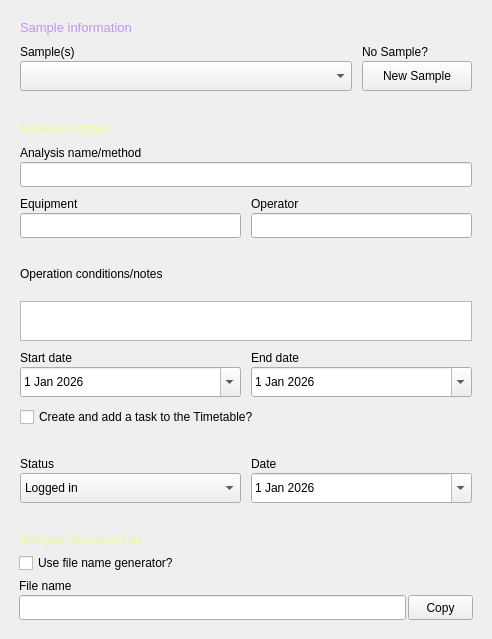
                  <widget class="QWidget" name="scrollAreaWidgetContents">
                   <property name="geometry">
                    <rect>
                     <x>0</x>
                     <y>-64</y>
                     <width>492</width>
                     <height>639</height>
                    </rect>
                   </property>
                   <layout class="QVBoxLayout" name="verticalLayout_19">
                    <property name="spacing">
                     <number>10</number>
                    </property>
                    <property name="leftMargin">
                     <number>10</number>
                    </property>
                    <property name="topMargin">
                     <number>10</number>
                    </property>
                    <property name="rightMargin">
                     <number>10</number>
                    </property>
                    <property name="bottomMargin">
                     <number>10</number>
                    </property>
                    <item>
                     <widget class="QFrame" name="bgSample">
                      <property name="frameShape">
                       <enum>QFrame::NoFrame</enum>
                      </property>
                      <property name="frameShadow">
                       <enum>QFrame::Raised</enum>
                      </property>
                      <layout class="QVBoxLayout" name="verticalLayout_15">
                       <property name="spacing">
                        <number>10</number>
                       </property>
                       <property name="leftMargin">
                        <number>10</number>
                       </property>
                       <property name="topMargin">
                        <number>10</number>
                       </property>
                       <property name="rightMargin">
                        <number>10</number>
                       </property>
                       <property name="bottomMargin">
                        <number>10</number>
                       </property>
                       <item>
                        <widget class="QLabel" name="sampleTitle">
                         <property name="styleSheet">
                          <string notr="true">color: #BD93F9; font: 10pt;



</string>
                         </property>
                         <property name="text">
                          <string>Sample information</string>
                         </property>
                        </widget>
                       </item>
                       <item>
                        <layout class="QHBoxLayout" name="horizontalLayout_11">
                         <property name="spacing">
                          <number>10</number>
                         </property>
                         <item>
                          <layout class="QVBoxLayout" name="verticalLayout_2">
                           <property name="spacing">
                            <number>2</number>
                           </property>
                           <item>
                            <widget class="QLabel" name="label">
                             <property name="minimumSize">
                              <size>
                               <width>90</width>
                               <height>0</height>
                              </size>
                             </property>
                             <property name="styleSheet">
                              <string notr="true"/>
                             </property>
                             <property name="text">
                              <string>Sample(s)</string>
                             </property>
                            </widget>
                           </item>
                           <item>
                            <layout class="QHBoxLayout" name="horizontalLayout_7">
                             <property name="spacing">
                              <number>2</number>
                             </property>
                             <item>
                              <widget class="QComboBox" name="sample">
                               <property name="sizePolicy">
                                <sizepolicy hsizetype="Expanding" vsizetype="Fixed">
                                 <horstretch>0</horstretch>
                                 <verstretch>0</verstretch>
                                </sizepolicy>
                               </property>
                               <property name="minimumSize">
                                <size>
                                 <width>0</width>
                                 <height>30</height>
                                </size>
                               </property>
                               <property name="maximumSize">
                                <size>
                                 <width>16777215</width>
                                 <height>30</height>
                                </size>
                               </property>
                               <property name="cursor">
                                <cursorShape>PointingHandCursor</cursorShape>
                               </property>
                              </widget>
                             </item>
                            </layout>
                           </item>
                          </layout>
                         </item>
                         <item>
                          <layout class="QVBoxLayout" name="verticalLayout_9">
                           <property name="spacing">
                            <number>2</number>
                           </property>
                           <item>
                            <widget class="QLabel" name="label_2">
                             <property name="minimumSize">
                              <size>
                               <width>100</width>
                               <height>0</height>
                              </size>
                             </property>
                             <property name="maximumSize">
                              <size>
                               <width>100</width>
                               <height>16777215</height>
                              </size>
                             </property>
                             <property name="text">
                              <string>No Sample?</string>
                             </property>
                            </widget>
                           </item>
                           <item alignment="Qt::AlignRight">
                            <widget class="QPushButton" name="btn_addSample">
                             <property name="minimumSize">
                              <size>
                               <width>110</width>
                               <height>30</height>
                              </size>
                             </property>
                             <property name="maximumSize">
                              <size>
                               <width>100</width>
                               <height>30</height>
                              </size>
                             </property>
                             <property name="cursor">
                              <cursorShape>PointingHandCursor</cursorShape>
                             </property>
                             <property name="text">
                              <string>New Sample</string>
                             </property>
                             <property name="icon">
                              <iconset resource="../resources/resources.qrc">
                               <normaloff>:/icons/icons/cil-sample.png</normaloff>:/icons/icons/cil-sample.png</iconset>
                             </property>
                            </widget>
                           </item>
                          </layout>
                         </item>
                        </layout>
                       </item>
                      </layout>
                     </widget>
                    </item>
                    <item>
                     <widget class="QFrame" name="bgAnalysis">
                      <property name="frameShape">
                       <enum>QFrame::NoFrame</enum>
                      </property>
                      <property name="frameShadow">
                       <enum>QFrame::Raised</enum>
                      </property>
                      <layout class="QVBoxLayout" name="verticalLayout_16">
                       <property name="spacing">
                        <number>10</number>
                       </property>
                       <property name="leftMargin">
                        <number>10</number>
                       </property>
                       <property name="topMargin">
                        <number>10</number>
                       </property>
                       <property name="rightMargin">
                        <number>10</number>
                       </property>
                       <property name="bottomMargin">
                        <number>10</number>
                       </property>
                       <item>
                        <widget class="QLabel" name="analysisTitle">
                         <property name="styleSheet">
                          <string notr="true">color: #F1FA8C; font: 10pt;</string>
                         </property>
                         <property name="text">
                          <string>Analysis details</string>
                         </property>
                        </widget>
                       </item>
                       <item>
                        <layout class="QVBoxLayout" name="verticalLayout_8">
                         <property name="spacing">
                          <number>2</number>
                         </property>
                         <item>
                          <widget class="QLabel" name="label_3">
                           <property name="minimumSize">
                            <size>
                             <width>90</width>
                             <height>0</height>
                            </size>
                           </property>
                           <property name="text">
                            <string>Analysis name/method</string>
                           </property>
                          </widget>
                         </item>
                         <item>
                          <widget class="QLineEdit" name="analysisName">
                           <property name="minimumSize">
                            <size>
                             <width>0</width>
                             <height>25</height>
                            </size>
                           </property>
                          </widget>
                         </item>
                        </layout>
                       </item>
                       <item>
                        <layout class="QHBoxLayout" name="horizontalLayout_8">
                         <property name="spacing">
                          <number>10</number>
                         </property>
                         <item>
                          <layout class="QVBoxLayout" name="verticalLayout_4">
                           <property name="spacing">
                            <number>2</number>
                           </property>
                           <item>
                            <widget class="QLabel" name="label_4">
                             <property name="text">
                              <string>Equipment</string>
                             </property>
                            </widget>
                           </item>
                           <item>
                            <widget class="QLineEdit" name="equipment">
                             <property name="minimumSize">
                              <size>
                               <width>0</width>
                               <height>25</height>
                              </size>
                             </property>
                            </widget>
                           </item>
                          </layout>
                         </item>
                         <item>
                          <layout class="QVBoxLayout" name="verticalLayout_6">
                           <property name="spacing">
                            <number>2</number>
                           </property>
                           <item>
                            <widget class="QLabel" name="label_5">
                             <property name="text">
                              <string>Operator</string>
                             </property>
                            </widget>
                           </item>
                           <item>
                            <widget class="QLineEdit" name="operator_2">
                             <property name="minimumSize">
                              <size>
                               <width>0</width>
                               <height>25</height>
                              </size>
                             </property>
                            </widget>
                           </item>
                          </layout>
                         </item>
                        </layout>
                       </item>
                       <item>
                        <layout class="QVBoxLayout" name="verticalLayout_7">
                         <property name="spacing">
                          <number>2</number>
                         </property>
                         <item>
                          <widget class="QLabel" name="notes">
                           <property name="minimumSize">
                            <size>
                             <width>90</width>
                             <height>0</height>
                            </size>
                           </property>
                           <property name="text">
                            <string>Operation conditions/notes</string>
                           </property>
                          </widget>
                         </item>
                         <item>
                          <widget class="QTextEdit" name="analysisNotes">
                           <property name="minimumSize">
                            <size>
                             <width>0</width>
                             <height>40</height>
                            </size>
                           </property>
                           <property name="maximumSize">
                            <size>
                             <width>16777215</width>
                             <height>40</height>
                            </size>
                           </property>
                           <property name="cursor" stdset="0">
                            <cursorShape>IBeamCursor</cursorShape>
                           </property>
                          </widget>
                         </item>
                        </layout>
                       </item>
                       <item>
                        <layout class="QHBoxLayout" name="horizontalLayout_9">
                         <property name="spacing">
                          <number>10</number>
                         </property>
                         <item>
                          <layout class="QVBoxLayout" name="verticalLayout_13">
                           <property name="spacing">
                            <number>2</number>
                           </property>
                           <item>
                            <widget class="QLabel" name="label_9">
                             <property name="text">
                              <string>Start date</string>
                             </property>
                            </widget>
                           </item>
                           <item>
                            <widget class="QDateEdit" name="startDate">
                             <property name="minimumSize">
                              <size>
                               <width>0</width>
                               <height>30</height>
                              </size>
                             </property>
                             <property name="maximumSize">
                              <size>
                               <width>16777215</width>
                               <height>30</height>
                              </size>
                             </property>
                             <property name="cursor">
                              <cursorShape>PointingHandCursor</cursorShape>
                             </property>
                             <property name="minimumDate">
                              <date>
                               <year>2026</year>
                               <month>1</month>
                               <day>1</day>
                              </date>
                             </property>
                             <property name="calendarPopup">
                              <bool>true</bool>
                             </property>
                            </widget>
                           </item>
                          </layout>
                         </item>
                         <item>
                          <layout class="QVBoxLayout" name="verticalLayout_14">
                           <property name="spacing">
                            <number>2</number>
                           </property>
                           <item>
                            <widget class="QLabel" name="label_10">
                             <property name="text">
                              <string>End date</string>
                             </property>
                            </widget>
                           </item>
                           <item>
                            <widget class="QDateEdit" name="endDate">
                             <property name="minimumSize">
                              <size>
                               <width>0</width>
                               <height>30</height>
                              </size>
                             </property>
                             <property name="maximumSize">
                              <size>
                               <width>16777215</width>
                               <height>30</height>
                              </size>
                             </property>
                             <property name="cursor">
                              <cursorShape>PointingHandCursor</cursorShape>
                             </property>
                             <property name="minimumDate">
                              <date>
                               <year>2026</year>
                               <month>1</month>
                               <day>1</day>
                              </date>
                             </property>
                             <property name="calendarPopup">
                              <bool>true</bool>
                             </property>
                            </widget>
                           </item>
                          </layout>
                         </item>
                        </layout>
                       </item>
                       <item>
                        <widget class="QCheckBox" name="task">
                         <property name="cursor">
                          <cursorShape>PointingHandCursor</cursorShape>
                         </property>
                         <property name="text">
                          <string>Create and add a task to the Timetable?</string>
                         </property>
                        </widget>
                       </item>
                      </layout>
                     </widget>
                    </item>
                    <item>
                     <widget class="QFrame" name="bgStatus">
                      <property name="frameShape">
                       <enum>QFrame::NoFrame</enum>
                      </property>
                      <property name="frameShadow">
                       <enum>QFrame::Raised</enum>
                      </property>
                      <layout class="QHBoxLayout" name="horizontalLayout_13">
                       <property name="spacing">
                        <number>10</number>
                       </property>
                       <property name="leftMargin">
                        <number>10</number>
                       </property>
                       <property name="topMargin">
                        <number>10</number>
                       </property>
                       <property name="rightMargin">
                        <number>10</number>
                       </property>
                       <property name="bottomMargin">
                        <number>10</number>
                       </property>
                       <item>
                        <layout class="QVBoxLayout" name="verticalLayout_12">
                         <property name="spacing">
                          <number>2</number>
                         </property>
                         <item>
                          <widget class="QLabel" name="label_6">
                           <property name="text">
                            <string>Status</string>
                           </property>
                          </widget>
                         </item>
                         <item>
                          <widget class="QComboBox" name="status">
                           <property name="minimumSize">
                            <size>
                             <width>0</width>
                             <height>30</height>
                            </size>
                           </property>
                           <property name="maximumSize">
                            <size>
                             <width>16777215</width>
                             <height>30</height>
                            </size>
                           </property>
                           <property name="cursor">
                            <cursorShape>PointingHandCursor</cursorShape>
                           </property>
                           <item>
                            <property name="text">
                             <string>Logged in</string>
                            </property>
                           </item>
                           <item>
                            <property name="text">
                             <string>Analysis in progress...</string>
                            </property>
                           </item>
                           <item>
                            <property name="text">
                             <string>Analysis completed</string>
                            </property>
                           </item>
                           <item>
                            <property name="text">
                             <string>Data Reduction in progress...</string>
                            </property>
                           </item>
                           <item>
                            <property name="text">
                             <string>Data Reduction completed</string>
                            </property>
                           </item>
                           <item>
                            <property name="text">
                             <string>Results sent to User</string>
                            </property>
                           </item>
                          </widget>
                         </item>
                        </layout>
                       </item>
                       <item>
                        <layout class="QVBoxLayout" name="verticalLayout_10">
                         <property name="spacing">
                          <number>2</number>
                         </property>
                         <item>
                          <widget class="QLabel" name="label_7">
                           <property name="text">
                            <string>Date</string>
                           </property>
                          </widget>
                         </item>
                         <item>
                          <widget class="QDateEdit" name="date">
                           <property name="minimumSize">
                            <size>
                             <width>110</width>
                             <height>30</height>
                            </size>
                           </property>
                           <property name="maximumSize">
                            <size>
                             <width>16777215</width>
                             <height>30</height>
                            </size>
                           </property>
                           <property name="cursor">
                            <cursorShape>PointingHandCursor</cursorShape>
                           </property>
                           <property name="dateTime">
                            <datetime>
                             <hour>0</hour>
                             <minute>0</minute>
                             <second>0</second>
                             <year>2026</year>
                             <month>1</month>
                             <day>1</day>
                            </datetime>
                           </property>
                           <property name="minimumDate">
                            <date>
                             <year>2026</year>
                             <month>1</month>
                             <day>1</day>
                            </date>
                           </property>
                           <property name="calendarPopup">
                            <bool>true</bool>
                           </property>
                          </widget>
                         </item>
                        </layout>
                       </item>
                      </layout>
                     </widget>
                    </item>
                    <item>
                     <widget class="QFrame" name="bgFile">
                      <property name="frameShape">
                       <enum>QFrame::NoFrame</enum>
                      </property>
                      <property name="frameShadow">
                       <enum>QFrame::Raised</enum>
                      </property>
                      <layout class="QVBoxLayout" name="verticalLayout_17">
                       <item>
                        <widget class="QLabel" name="fileTitle">
                         <property name="styleSheet">
                          <string notr="true">color: #F1FA8C; font: 10pt;</string>
                         </property>
                         <property name="text">
                          <string>Analysis file saved as...</string>
                         </property>
                        </widget>
                       </item>
                       <item alignment="Qt::AlignLeft">
                        <widget class="QCheckBox" name="generate">
                         <property name="cursor">
                          <cursorShape>PointingHandCursor</cursorShape>
                         </property>
                         <property name="text">
                          <string>Use file name generator?</string>
                         </property>
                        </widget>
                       </item>
                       <item>
                        <layout class="QVBoxLayout" name="verticalLayout_11">
                         <property name="spacing">
                          <number>2</number>
                         </property>
                         <item>
                          <widget class="QLabel" name="label_8">
                           <property name="text">
                            <string>File name</string>
                           </property>
                          </widget>
                         </item>
                         <item>
                          <layout class="QHBoxLayout" name="horizontalLayout_14">
                           <property name="spacing">
                            <number>2</number>
                           </property>
                           <item>
                            <widget class="QLineEdit" name="fileName">
                             <property name="minimumSize">
                              <size>
                               <width>0</width>
                               <height>25</height>
                              </size>
                             </property>
                            </widget>
                           </item>
                           <item>
                            <widget class="QPushButton" name="btn_copy">
                             <property name="minimumSize">
                              <size>
                               <width>65</width>
                               <height>25</height>
                              </size>
                             </property>
                             <property name="maximumSize">
                              <size>
                               <width>65</width>
                               <height>25</height>
                              </size>
                             </property>
                             <property name="cursor">
                              <cursorShape>PointingHandCursor</cursorShape>
                             </property>
                             <property name="text">
                              <string>Copy</string>
                             </property>
                             <property name="icon">
                              <iconset resource="../resources/resources.qrc">
                               <normaloff>:/icons/icons/cil-copy.png</normaloff>:/icons/icons/cil-copy.png</iconset>
                             </property>
                            </widget>
                           </item>
                          </layout>
                         </item>
                        </layout>
                       </item>
                      </layout>
                     </widget>
                    </item>
                   </layout>
                  </widget>
